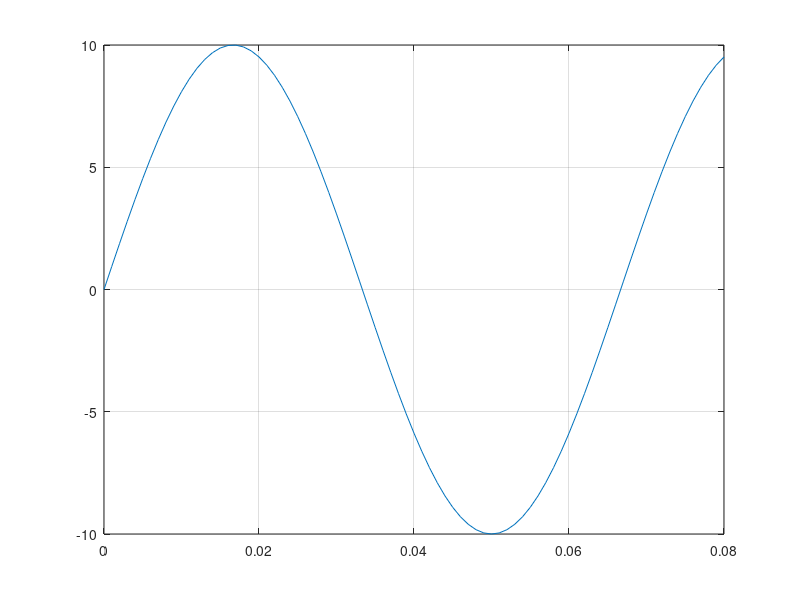
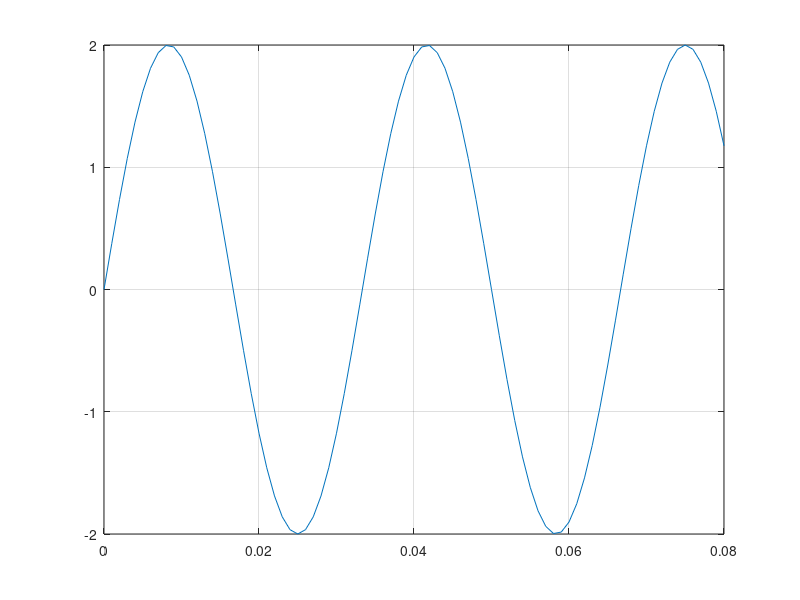
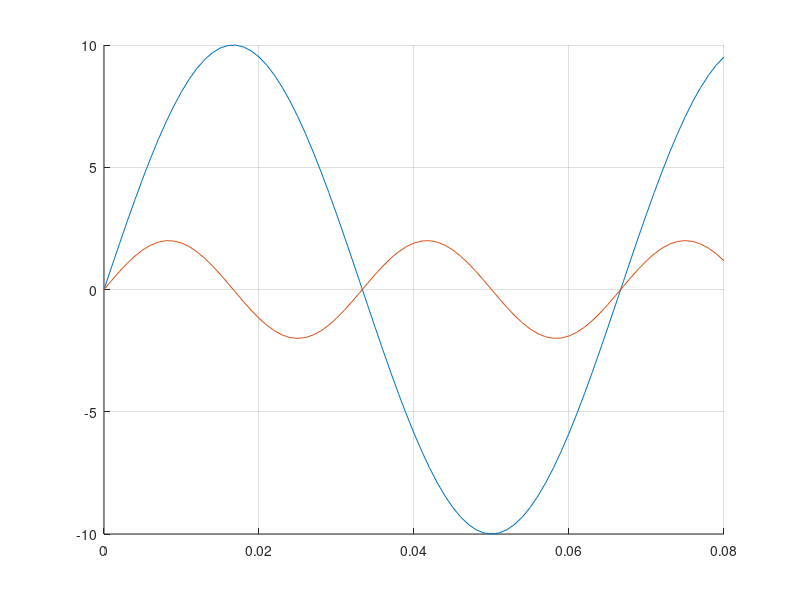
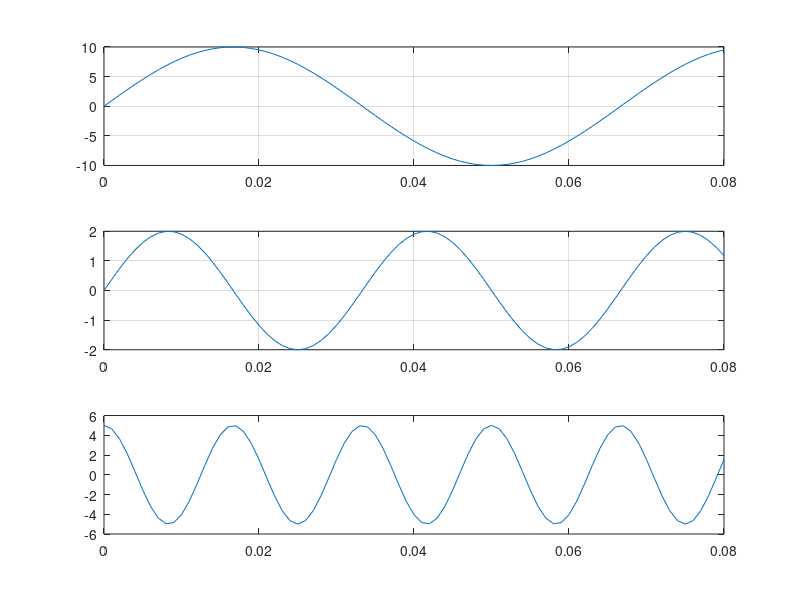

Source code (MATLAB) for these figures, in order:
% ● Define a vector t which has values from 0 to 80 ms with an interval of 0.001
% 
% ● Make two sine and one cosine waves with frequencies 15 & 30 & 60 
% and amplitudes 10, 2 & 5 respectively.
% 
% ● Plot the two sine waves in two different figure windows.
% ● Again plot the two sine waves in the same figure window.
% ● Using the subplot command, plot all of them on the same window, but different plots.
% 
% ● Using the subplot command, plot all the sine waves on the 
% same figure and cosine in a different plot.


t = 0:0.001:(80/1000);
sine1 = 10*sin(2*pi*15*t);
sine2 =  2*sin(2*pi*30*t);
cos1 = 5*cos(2*pi*60*t);


figure(1);
plot(t, sine1);  grid on; %grid on for figure if no subplot


figure(2);
plot(t, sine2);
grid on;


figure(3);

hold on;
plot(t, sine1);
plot(t, sine2);
grid on;


figure(4);

subplot(3,1,1);
plot(t, sine1); grid on; %grid on for each plot in a subplot
subplot(3,1,2);
plot(t, sine2); grid on;
subplot(3,1,3);
plot(t, cos1); %grid on; 


figure(5);

subplot(2,1,1);
plot(t, sine1); grid on;
hold on; %hold the fig above for a overlay of below
plot(t, sine2); grid on;
hold off; %turn off the graph overlay

subplot(2,1,2);
plot(t, cos1); grid on;


%% hold on and grid on - Quick Reference
%
% HOLD ON:
%   - Keeps the current plot active
%   - Subsequent plot() commands add to the same figure instead of replacing it
%   - Always use hold off when done adding plots !!!!!!!!!!
%
%   Example:
%   figure(1);
%   plot(t, sine1);
%   hold on;
%   plot(t, sine2);
%   hold off;          % Result: Both sine1 and sine2 visible
%
% GRID ON:
%   - Adds background grid lines for better readability
%   - Place AFTER plot commands, not before
%   - Apply to each subplot individually, not the whole figure
%
%   Example:
%   figure(1);
%   plot(t, sine1);
%   grid on;           % Result: Plot with grid lines
%
% KEY RULES:
%   1. hold on only affects the current active figure
%   2. Switching to a new figure resets hold state to default (off)
%   3. Always close hold with hold off to prevent unexpected stacking
%   4. In subplots, apply grid on AFTER subplot() and plot() calls
